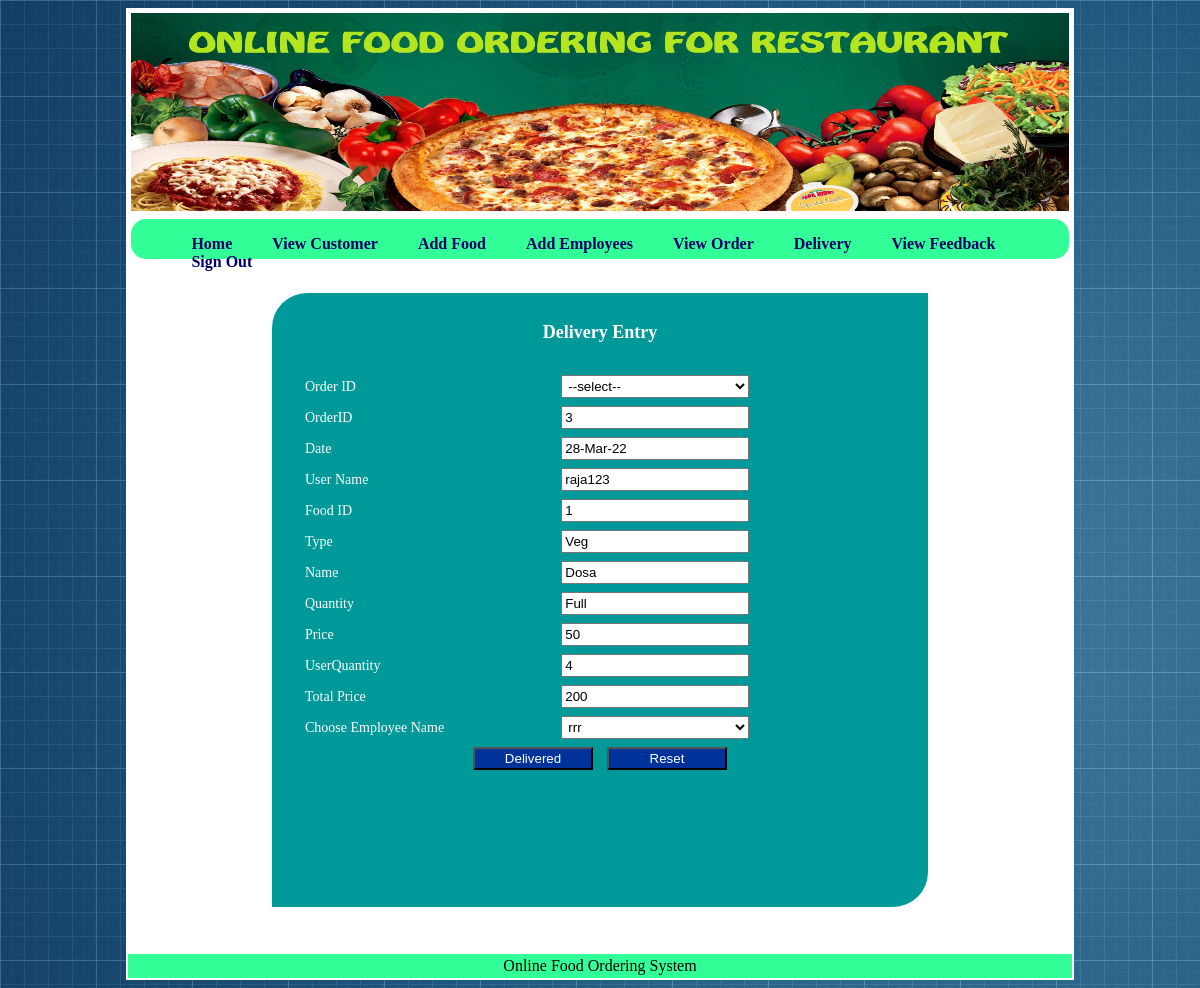
The app's page /Delivery.php?bid=3 with its own data.
### tables this page shows
CREATE TABLE IF NOT EXISTS `order1` (
  `OrderID` int(10) NOT NULL,
  `Date` varchar(20) NOT NULL,
  `UserName` varchar(20) NOT NULL,
  `FoodID` varchar(20) NOT NULL,
  `Type` varchar(20) NOT NULL,
  `Name` varchar(20) NOT NULL,
  `Quantity` varchar(10) NOT NULL,
  `Price` varchar(10) NOT NULL,
  `UserQuantity` varchar(10) NOT NULL,
  `TotalPrice` varchar(10) NOT NULL,
  `CreditCard` varchar(20) NOT NULL,
  `Status` varchar(20) NOT NULL,
  `Empname` varchar(20) NOT NULL
);

### Delivery.php (the view, shortened to what this page needs)
<!DOCTYPE html PUBLIC "-//W3C//DTD XHTML 1.0 Transitional//EN" "http://www.w3.org/TR/xhtml1/DTD/xhtml1-transitional.dtd">
<html xmlns="http://www.w3.org/1999/xhtml">
<head>
<link rel="stylesheet" type="text/css" href="css/style.css" />
</head>
<body bgcolor="#0099FF" style="background-image:url(images/Background.jpg)">
<div align="center">
<table width="80%" bgcolor="#FFFFFF">
  <tr>
    <td>
	<img src="images/banner.jpg" width="100%" height="198"/></td>
  </tr>
  <tr>
    <td>
		<div class="menubg">
		<ul>
<li><a href="Admin.php">Home</a></li>
		<li><a href="ViewCustomer.php">View Customer</a></li>
		<li><a href="AddFood.php">Add Food</a></li>
		<li><a href="EmployeeRegistration.php">Add Employees</a></li>
		<li><a href="ViewOrder.php">View Order</a></li>
		<li><a href="Delivery.php">Delivery</a></li>
		<li><a href="ViewFeedback.php">View Feedback</a></li>
		<li><a href="Index.php">Sign Out</a></li>
		</ul>
		</div>	</td>
  </tr>
  <tr>
    <td align="center">&nbsp;</td>
  </tr>
  <tr>
    <td align="center">
	  <div style="background-color:#009999; border-top-left-radius:35px; border-bottom-right-radius:35px; width:70%;">
	    <center>
	      <form id="form1" name="form1" method="post" action="">
	        <table width="600px" style=" color:#FFFFFF; font-size:14px">
  <tr>
    <td colspan="2">&nbsp;</td>
  </tr>
  <tr>
    <td colspan="2" style="font-size:18px; font-weight:bold" align="center"> Delivery Entry </td>
    </tr>
  <tr>
    <td>&nbsp;</td>
    <td>&nbsp;</td>
  </tr>
  <tr>
    <td>Order ID </td>
    <td>
	<select name="select" id="select" onchange="MM_jumpMenu('parent',this,0)">
                  <option>--select--</option>
                  <?php
						$id=$_REQUEST['bid'];
						?>
                </select>	</td>
  </tr>
   <?php $result = mysql_query("SELECT * FROM  Order1 where OrderID='$id' ");
			$row1= mysql_fetch_array($result);
		  ?>
  <tr>
    <td>OrderID</td>
    <td><input type="text" name="oid" value="<?php echo $row1[OrderID]; ?>" /></td>
  </tr>
  <tr>
    <td>Date</td>
    <td><input type="text" name="bid2" value="<?php echo $row1[Date]; ?>" /></td>
  </tr>
  <tr>
    <td>User Name </td>
    <td><input type="text" name="bid3" value="<?php echo $row1[UserName]; ?>" />		</td>
  </tr>
  <tr>
    <td>Food ID </td>
    <td><input type="text" name="bid" value="<?php echo $row1[FoodID]; ?>" /></td>
  </tr>
  <tr>
    <td>Type</td>
    <td><input type="text" name="title" value="<?php echo $row1[Type]; ?>" /></td>
  </tr>
  <tr>
    <td>Name</td>
    <td><input type="text" name="author"  value="<?php echo $row1[Name]; ?>"  /></td>
  </tr>
  <tr>
    <td>Quantity</td>
    <td><input type="text" name="p_year"  value="<?php echo $row1[Quantity]; ?>"/></td>
  </tr>
  <tr>
    <td>Price </td>
    <td><input type="text" name="price" id="price" value="<?php echo $row1[Price]; ?>" /></td>
  </tr>
  <tr>
    <td>UserQuantity</td>
    <td><input type="text" id="qty" name="qty" value="<?php echo $row1[UserQuantity]; ?>"/> </td>
  </tr>
  <tr>
    <td>Total Price </td>
    <td><input type="text" id="tprice"  name="tprice" value="<?php echo $row1[TotalPrice]; ?>" /></td>
  </tr>
    <tr>
    <td>Choose Employee Name </td>
    <td>
							  <?php
							  $result = mysql_query("SELECT * FROM employee");
						?>
                              <select name="empname" size="1"  >
						<?php
							 while($row = mysql_fetch_array($result))
						{
						 ?>
							   <option>
								<?php echo  $row['Name'] ; ?></option>
						<?php } ?>
                            </select>
	</td>
  <tr>
    <td colspan="2" align="center">
      <input type="submit" name="Submit" value="Delivered" style="width:120px; background-color:#003399; color:#FFFFFF"/>
        &nbsp;&nbsp; <input type="reset" name="Submit2" value="Reset" style="width:120px; background-color:#003399; color:#FFFFFF"/></td>
    </tr>
  <tr>
    <td>&nbsp;</td>
    <td>&nbsp;</td>
  </tr>
</table>
	        <p>&nbsp;</p>
	        <p>&nbsp;</p>
	        </form>
	  </center>
	    </div></td>
    </tr>
  <tr>
    <td>&nbsp;</td>
  </tr>
  <tr>
    <td colspan="3" bgcolor="#33FF99"><div align="center" style="color:#00000">Online Food Ordering System</div></td>
  </tr>
</table>
</div>
</body>
</html>

### css/style.css (style rules this page uses)
.menubg { background:#33FF99; height:40px; border-radius:15px; float:left; width:100%; }
.menubg ul li { padding:0px 20px; list-style-type:none; float:left; }
.menubg ul li a { color:#000066; text-decoration:none; font-weight:bold; float:left; }
form p { padding:10px 30px; }
form select { padding:2px; width:188px; }
form input,form textarea { padding:2px; width:180px; }
.productadd table tr, td { padding:3px; }

### records on screen
order1: oid "3", bid2 "28-Mar-22", bid3 "raja123", bid "1", title "Veg", author "Dosa", p_year "Full", price "50", qty "4", tprice "200"

### other values on screen
form field empname "rrr"
